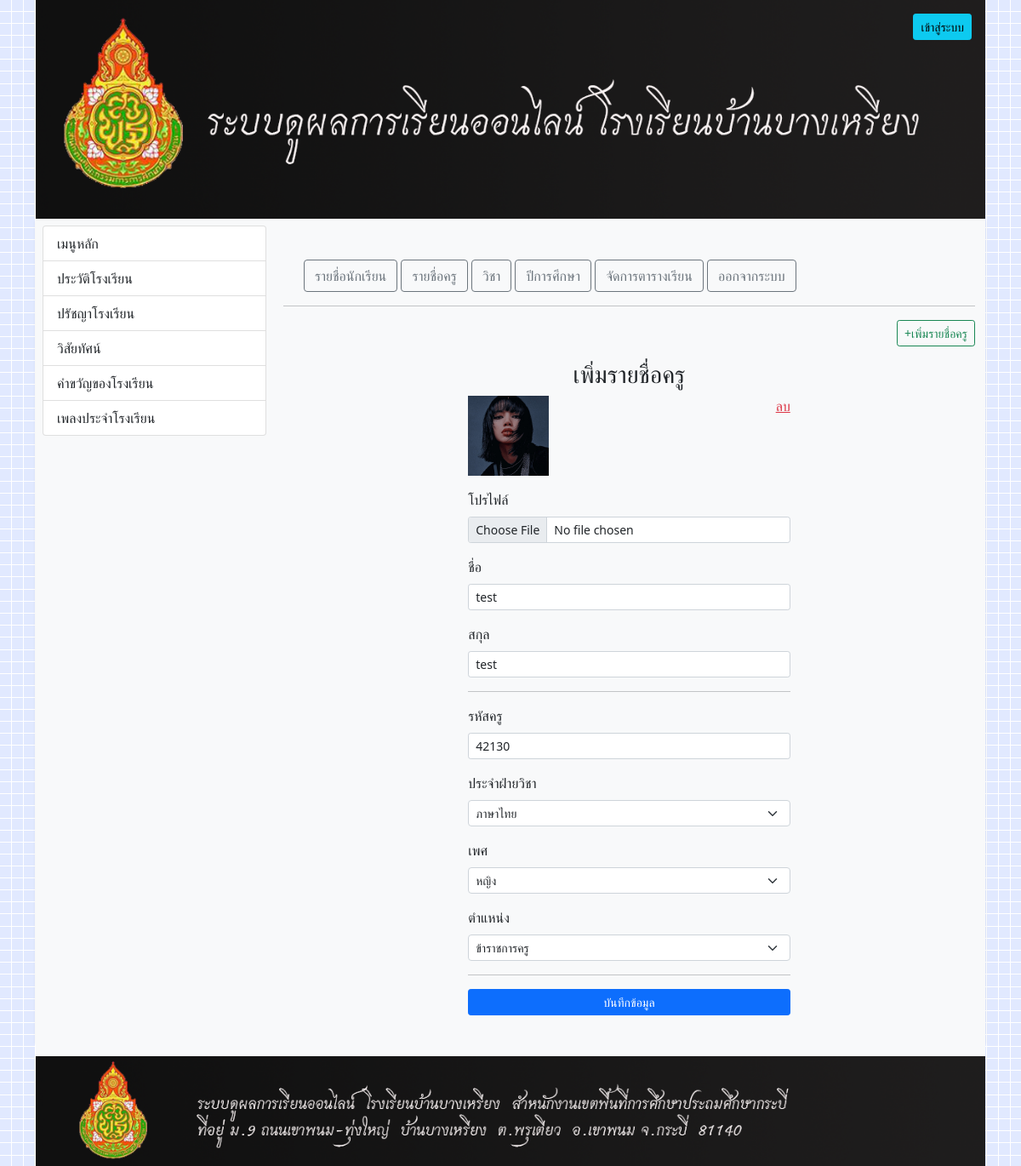
The app's page /?op=admin-add-teacher&id=42130&status=edit (signed in) with its own data.
### tables this page shows
CREATE TABLE `teacher_table` (
  `Tc_id` int(10) NOT NULL COMMENT 'รหัสอาจารย์',
  `Tc_user` varchar(20) NOT NULL COMMENT 'ชื้อผู้ใช้อาจารย์',
  `Tc_password` varchar(40) NOT NULL COMMENT 'รหัสผ่านอาจารย์',
  `Tc_firstname` varchar(50) NOT NULL COMMENT 'ชื้ออาจารย์',
  `Tc_lastname` varchar(50) NOT NULL COMMENT 'นามสกุลอาจารย์',
  `Tc_sex` varchar(5) NOT NULL COMMENT 'เพศอาจารย์',
  `Tc_picture` varchar(200) NOT NULL COMMENT 'ภาพอาจารย์',
  `Tc_department` varchar(100) NOT NULL COMMENT 'ประจำวิชา/ฝ่าย',
  `Tc_position` varchar(100) NOT NULL COMMENT 'ตำแหน่ง',
  `Tc_status` int(11) NOT NULL DEFAULT '0'
);

CREATE TABLE `department_data` (
  `id` int(11) NOT NULL,
  `subjectName` varchar(50) DEFAULT NULL,
  `status` int(11) NOT NULL DEFAULT '0'
);

CREATE TABLE `position_data` (
  `id` int(11) NOT NULL,
  `positionName` varchar(50) DEFAULT NULL,
  `status` int(11) NOT NULL DEFAULT '0'
);

### index.php (called while the page is built, shortened)
<?php
include_once('Connections/DataBcon.php');
include_once('layout/layout.php');

### actionclass/teacher.action.class.php (called while the page is built, shortened)
<?php
class TeacherActionClass extends db_connect {
    static public function getDataID($id){
        $sql = "SELECT * FROM teacher_table WHERE Tc_user=?";
        $data = array($id);
        return self::getExecute($sql, $data);
    }
}

### Connections/DataBcon.php (called while the page is built, shortened)
<?php
class db_connect {
    static private function conn(){
        $servername = "localhost";
        $username = "root";
        $password = "123456789";
        $db = 'schoolbang';
        $conn = new PDO("mysql:host=$servername;dbname=$db", $username, $password, array(PDO::MYSQL_ATTR_INIT_COMMAND => 'SET NAMES \'UTF8\''));
        $conn->setAttribute(PDO::ATTR_ERRMODE, PDO::ERRMODE_EXCEPTION);
        return $conn;
    }
    static public function getExecute($sql, $data){
        $sth = self::conn()->prepare($sql);
        $sth->execute($data);
        return $sth->fetchAll(PDO::FETCH_ASSOC);
    }
}

### actionclass/department.action.class.php (called while the page is built, shortened)
<?php
class departmentActionClass extends db_connect {
    static public function getDeparmentAll(){
        $sql = "SELECT * FROM department_data WHERE status = ?";
        $data = array(0);
        return self::getExecute($sql, $data);
    }
}

### actionclass/position.action.class.php (called while the page is built, shortened)
<?php
class positionActionClass extends db_connect {
    static public function getPositionAll(){
        $sql = "SELECT * FROM position_data WHERE status = ?";
        $data = array(0);
        return self::getExecute($sql, $data);
    }
}

### component/admin.add.teacher.php (the view, shortened to what this page needs)
<?php
$Tc_firstname = null;
$Tc_lastname = null;
$Tc_user = null;
$Tc_department = null;
$Tc_sex = null;
$Tc_position = null;
$Tc_picture = null;
if (isset($_GET['id'])) {
    $Teacher = TeacherActionClass::getDataID($_GET['id']);
    if (count($Teacher) > 0) {
        foreach ($Teacher as $item) {
            $Tc_picture = $item['Tc_picture'];
            $Tc_firstname = $item['Tc_firstname'];
            $Tc_lastname = $item['Tc_lastname'];
            $Tc_user = $item['Tc_user'];
            $Tc_department = $item['Tc_department'];
            $Tc_sex = $item['Tc_sex'];
            $Tc_position = $item['Tc_position'];
        }
    }
}
?>
<div class="text-end">
    <a href="?op=admin-add-teacher&status=add" class="btn btn-sm btn-outline-success">+เพิ่มรายชื่อครู</a>
</div>
<div class="container p-3">
    <div class="text-center">
        <h3>เพิ่มรายชื่อครู</h3>
    </div>
    <?php if (isset($_GET['status'])) : ?>
        <form action="" enctype="multipart/form-data" method="post">
            <div class="row justify-content-center">
                <div class="col-6">
                    <?php if ($Tc_picture !== null && $Tc_picture !== "") : ?>
                        <div class="mb-3 position-relative">
                            <img src="<?php echo $Tc_picture ?>" class="w-25" alt="">
                            <div class="position-absolute top-0 end-0">
                                <a onclick="if(!confirm('ฉันต้องการลบภาพนี้!')) return false" href="javascript:void(0)" class="text-danger">ลบ</a>
                            </div>
                        </div>
                    <?php endif; ?>
                    <div class="mb-3">
                        <label class="form-label">โปรไฟล์</label>
                        <input type="file" class="form-control form-control-sm" accept="image/*" name="Tc_picture" id="">
                    </div>
                    <div class="mb-3">
                        <label class="form-label">ชื่อ</label>
                        <input type="text" required name="Tc_firstname" class="form-control form-control-sm" value="<?php echo $Tc_firstname ?>">
                    </div>
                    <div class="mb-3">
                        <label class="form-label">สกุล</label>
                        <input type="text" required name="Tc_lastname" class="form-control form-control-sm" value="<?php echo $Tc_lastname ?>">
                    </div>
                    <hr>
                    <div class="mb-3">
                        <label class="form-label">รหัสครู</label>
                        <input type="text" required name="Tc_user" class="form-control form-control-sm" value="<?php echo $Tc_user ?>">
                    </div>
                    <div class="mb-3">
                        <label class="form-label">ประจำฝ่ายวิชา</label>
                        <?php $Deparment = departmentActionClass::getDeparmentAll(); ?>
                        <select required class="form-select form-select-sm" name="Tc_department" id="">
                            <?php foreach ($Deparment as $item) : ?>
                                <option <?php if ($Tc_department === $item['id']) echo 'selected' ?> value="<?php echo $item['id'] ?>"><?php echo $item['subjectName'] ?></option>
                            <?php endforeach; ?>
                        </select>
                    </div>
                    <div class="mb-3">
                        <label class="form-label">เพศ</label>
                        <select required name="Tc_sex" class="form-select form-select-sm">
                            <option <?php if ($Tc_sex === 'หญิง') echo 'selected' ?> value="หญิง">หญิง</option>
                        </select>
                    </div>
                    <div class="mb-3">
                        <label class="form-label">ตำแหน่ง</label>
                        <?php $Position = positionActionClass::getPositionAll() ?>
                        <select required class="form-select form-select-sm" name="Tc_position" id="">
                            <?php foreach ($Position as $item) : ?>
                                <option <?php if ($Tc_position === $item['id']) echo 'selected' ?> value="<?php echo $item['id'] ?>"><?php echo $item['positionName'] ?></option>
                            <?php endforeach; ?>
                        </select>
                    </div>
                    <hr>
                    <div class="mb-3">
                        <button type="submit" name="btnSave" class="btn btn-sm btn-primary w-100">บันทึกข้อมูล</button>
                    </div>
                </div>
            </div>
        </form>
    <?php endif; ?>
</div>

### records on screen
teacher_table: Tc_picture (picture), Tc_firstname "test", Tc_lastname "test", Tc_user "42130", Tc_department "ภาษาไทย", Tc_sex "หญิง", Tc_position "ข้าราชการครู"
